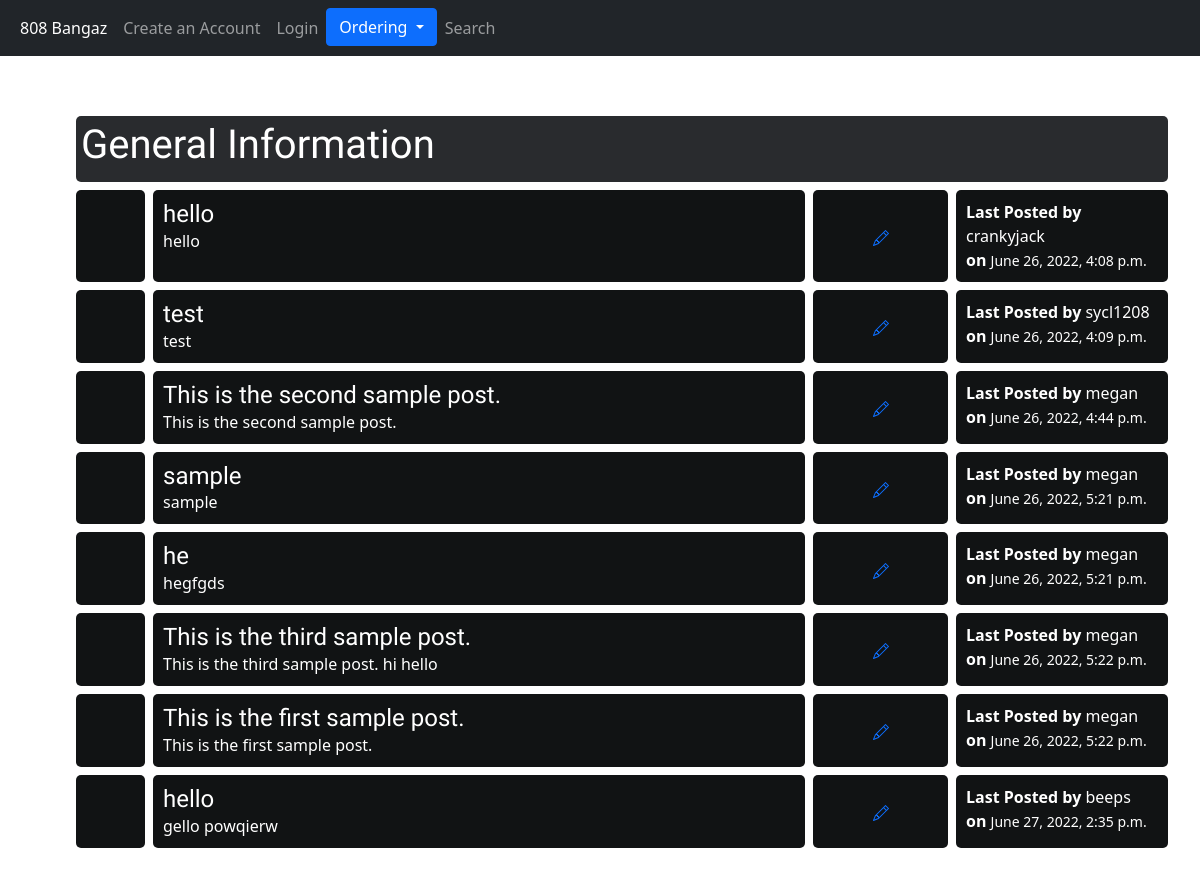
The page / on the database its author committed.
### blogs/models.py (models this page shows, shortened)
class Post(models.Model):
    author = models.ForeignKey(settings.AUTH_USER_MODEL, on_delete=models.CASCADE)
    title = models.CharField(max_length=200)
    text = models.TextField()
    created_date = models.DateTimeField(default=timezone.now)
    published_date = models.DateTimeField(blank=True, null=True)

### blogs/views.py (the view)
# urls.py: path('', views.post_list, name='post_list'),
def post_list(request):
    posts = Post.objects.filter(published_date__lte=timezone.now()).order_by('published_date')
    return render(request, 'blogs/post_list.html', {'posts': posts})

### blogs/templates/blogs/post_list.html (shortened to what this page needs)
{% extends 'blogs/base.html' %}
{% load static %}
{% block content %}
    {% for post in posts %}
        <article class ="post">
            <div class = "subforum-row">
                <div class = "subforum-column center">
            </div>
            <div class = "subforum-description subforum-column">
                <h4 style = "color:white"> {{post.title}} </h4>
                <p style = "color:white"> {{post.text}}</p>
            </div>
            <div class="subforum-stats subforum-column center" style = "color:blue">
                <a href="{% url 'post_edit' pk=post.pk %}">
                </a>
            </div>
            <div class = "subforum-info subforum-column">
                <b style = "color:white"> Last Posted by </b> <a style = "color:white"> {{post.author}}</a>
                <br> <b style = "color:white"> on </b> <small> <time class = "time" style = "color:white"> {{post.published_date}} <time> </small>
            </div>
        </div>
        </article>
    {% endfor %}
{% endblock %}

### blogs/static/css/blogs.css (style rules this page uses)
h1, h2, h3, h4 { font-family: 'Lobster', cursive; }
.subforum-row { display: grid; grid-template-columns: 7% 60% 13% 20%; }
.subforum-column { padding: 10px; margin:4px; border-radius: 5px; background-color:#111314; }
.subforum-description * { margin-block: 0; }
.center { display: flex; justify-content: center; align-items: center; }

### rows shown on the page
Post: title "hello", text "hello", author "crankyjack", published_date "June 26, 2022, 4:08 p.m."
Post: title "test", text "test", author "sycl1208", published_date "June 26, 2022, 4:09 p.m."
Post: title "This is the second sample post.", text "This is the second sample post.", author "megan", published_date "June 26, 2022, 4:44 p.m."
Post: title "sample", text "sample", author "megan", published_date "June 26, 2022, 5:21 p.m."
Post: title "he", text "hegfgds", author "megan", published_date "June 26, 2022, 5:21 p.m."
Post: title "This is the third sample post.", text "This is the third sample post. hi hello", author "megan", published_date "June 26, 2022, 5:22 p.m."
Post: title "This is the first sample post.", text "This is the first sample post.", author "megan", published_date "June 26, 2022, 5:22 p.m."
Post: title "hello", text "gello powqierw", author "beeps", published_date "June 27, 2022, 2:35 p.m."
